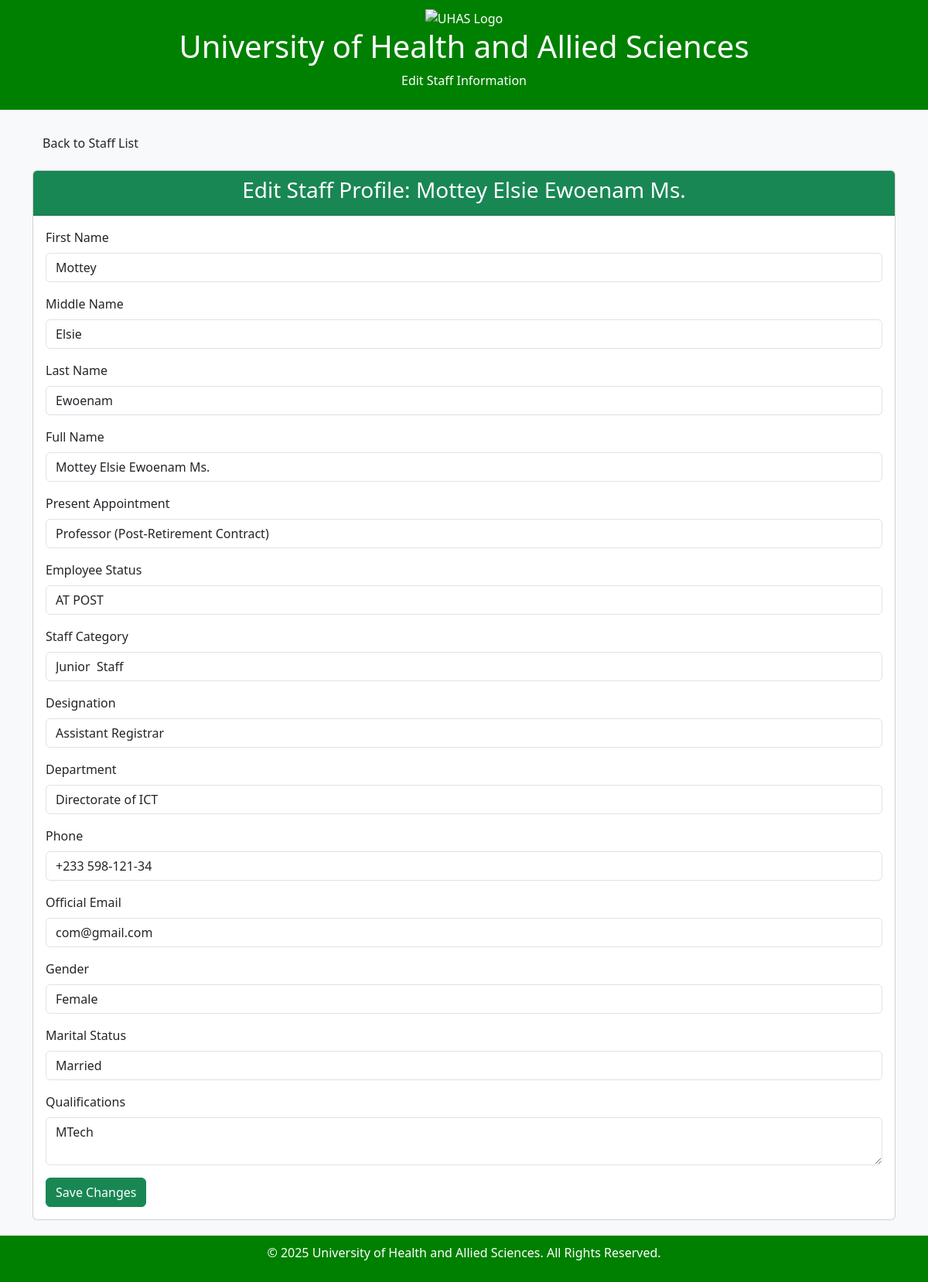
Page /update_staff_details.php?id=187 on the earlier database version.
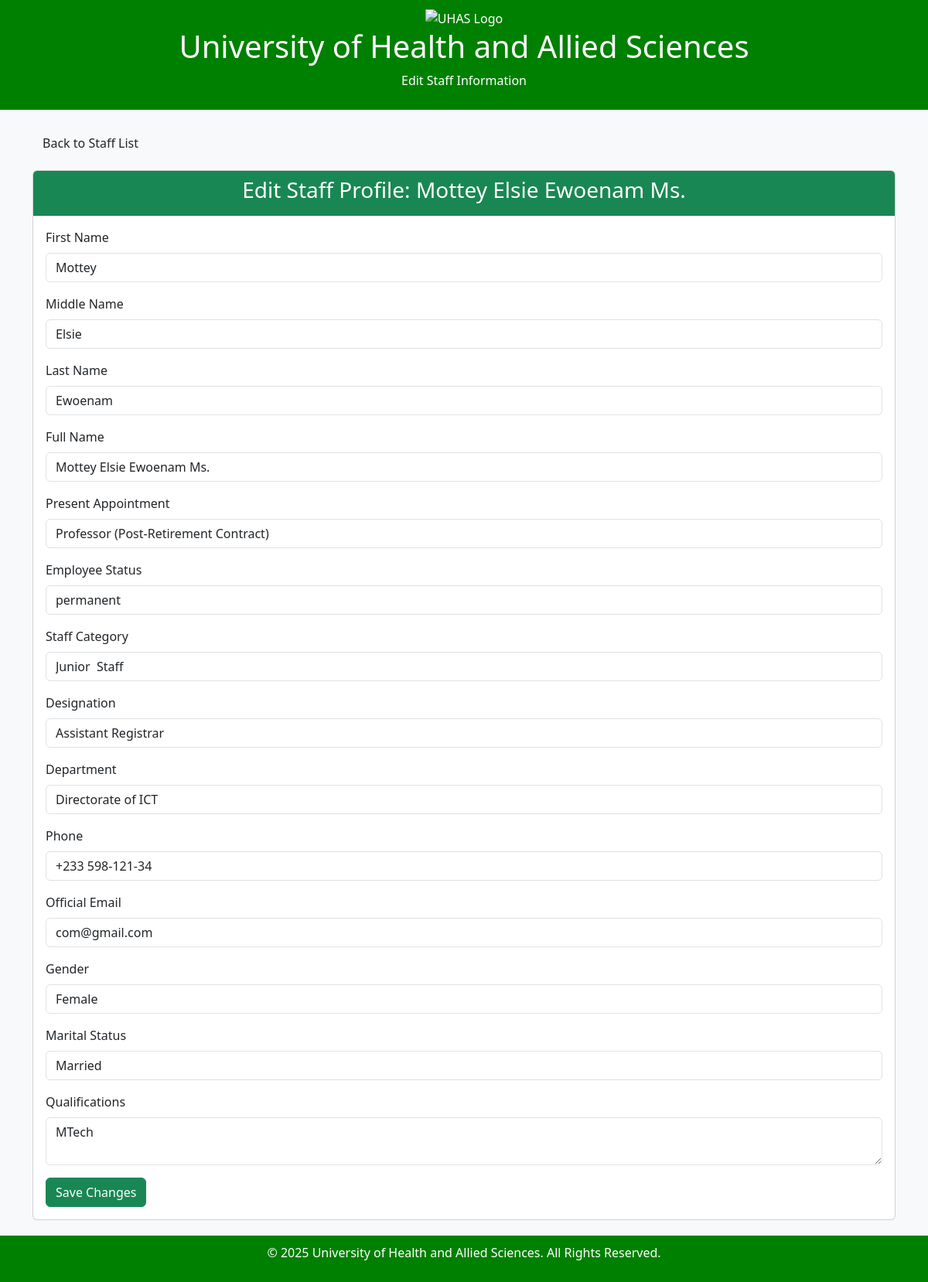
Same page on the later database version.
### tables this page shows
CREATE TABLE `staff` (
  `id` int(11) NOT NULL,
  `staff_id` varchar(11) NOT NULL,
  `controller_no` varchar(50) NOT NULL,
  `ghanacard_no` text NOT NULL,
  `duty_status` varchar(50) NOT NULL,
  `status` varchar(50) DEFAULT NULL,
  `from_date` date DEFAULT NULL,
  `to_date` date DEFAULT NULL,
  `first_name` varchar(100) DEFAULT NULL,
  `middle_name` varchar(100) DEFAULT NULL,
  `last_name` varchar(100) DEFAULT NULL,
  `title` text DEFAULT NULL,
  `full_name` varchar(255) DEFAULT NULL,
  `designation` text NOT NULL,
  `employee_status` text NOT NULL,
  `date_on_present_grade` date DEFAULT NULL,
  `present_appointment` varchar(255) DEFAULT NULL,
  `dob` date DEFAULT NULL,
  `marital_status` varchar(20) DEFAULT NULL,
  `gender` varchar(10) DEFAULT NULL,
  `hometown` varchar(100) DEFAULT NULL,
  `qualifications` text DEFAULT NULL,
  `details_of_highest_qualification` text DEFAULT NULL,
  `highest_qualification` varchar(100) DEFAULT NULL,
  `speciality` varchar(100) DEFAULT NULL,
  `first_appointment` date DEFAULT NULL,
  `date_hired` date DEFAULT NULL,
  `assumption_of_duty_date` date DEFAULT NULL,
  `other_appointment` varchar(255) DEFAULT NULL,
  `from_appointment` date DEFAULT NULL,
  `to_appointment` date DEFAULT NULL,
  `staff_category` varchar(50) DEFAULT NULL,
  `department` varchar(100) DEFAULT NULL,
  `directory` varchar(255) DEFAULT NULL,
  `gog_unit` varchar(100) DEFAULT NULL,
  `campus` varchar(100) DEFAULT NULL,
  `end_of_contract_date` date DEFAULT NULL,
  `years_with_uhas` int(11) DEFAULT NULL,
  `phone` varchar(15) DEFAULT NULL,
  `email_official` varchar(100) DEFAULT NULL,
  `email_private` varchar(100) DEFAULT NULL,
  `birthday` date DEFAULT NULL,
  `files` text DEFAULT NULL
);

### update_staff_details.php (the view, shortened to what the changed rows need)
<?php
require_once 'db.connect.php';
if (isset($_GET['id']) && is_numeric($_GET['id'])) {
    $id = $_GET['id'];
    $sql = "SELECT * FROM staff WHERE id = ?";
    $stmt = $conn->prepare($sql);
    $stmt->bind_param("i", $id);
    $stmt->execute();
    $result = $stmt->get_result();
    if ($result->num_rows == 1) {
        $staff = $result->fetch_assoc();
    } else {
        die("Staff not found.");
    }
} else {
    die("Invalid ID.");
}
?>
<!DOCTYPE html>
<html lang="en">
<head>
    <link rel="stylesheet" href="https://cdn.jsdelivr.net/npm/bootstrap@5.3.2/dist/css/bootstrap.min.css">
</head>
<body>
<header class="uhas-header">
    <h1>University of Health and Allied Sciences</h1>
</header>
<div class="container mt-4">
    <div class="card">
        <div class="card-header bg-success text-white">
            <h3 class="text-center">Edit Staff Profile: <?= htmlspecialchars($staff['full_name']) ?></h3>
        </div>
        <div class="card-body">
            <form method="POST" action="">
                <div class="mb-3">
                    <label for="first_name" class="form-label">First Name</label>
                    <input type="text" class="form-control" id="first_name" name="first_name" value="<?= htmlspecialchars($staff['first_name']) ?>" required>
                </div>
                <div class="mb-3">
                    <label for="middle_name" class="form-label">Middle Name</label>
                    <input type="text" class="form-control" id="middle_name" name="middle_name" value="<?= htmlspecialchars($staff['middle_name']) ?>">
                </div>
                <div class="mb-3">
                    <label for="last_name" class="form-label">Last Name</label>
                    <input type="text" class="form-control" id="last_name" name="last_name" value="<?= htmlspecialchars($staff['last_name']) ?>" required>
                </div>
                <div class="mb-3">
                    <label for="full_name" class="form-label">Full Name</label>
                    <input type="text" class="form-control" id="full_name" name="full_name" value="<?= htmlspecialchars($staff['full_name']) ?>" required>
                </div>
                <div class="mb-3">
                    <label for="present_appointment" class="form-label">Present Appointment</label>
                    <input type="text" class="form-control" id="present_appointment" name="present_appointment" value="<?= htmlspecialchars($staff['present_appointment']) ?>" required>
                </div>
                <div class="mb-3">
                    <label for="employee_status" class="form-label">Employee Status</label>
                    <input type="text" class="form-control" id="employee_status" name="employee_status" value="<?= htmlspecialchars($staff['employee_status']) ?>" required>
                </div>
                <div class="mb-3">
                    <label for="staff_category" class="form-label">Staff Category</label>
                    <input type="text" class="form-control" id="staff_category" name="staff_category" value="<?= htmlspecialchars($staff['staff_category']) ?>" required>
                </div>
                <div class="mb-3">
                    <label for="designation" class="form-label">Designation</label>
                    <input type="text" class="form-control" id="designation" name="designation" value="<?= htmlspecialchars($staff['designation']) ?>" required>
                </div>
                <div class="mb-3">
                    <label for="department" class="form-label">Department</label>
                    <input type="text" class="form-control" id="department" name="department" value="<?= htmlspecialchars($staff['department']) ?>" required>
                </div>
                <div class="mb-3">
                    <label for="phone" class="form-label">Phone</label>
                    <input type="text" class="form-control" id="phone" name="phone" value="<?= htmlspecialchars($staff['phone']) ?>">
                </div>
                <div class="mb-3">
                    <label for="email_official" class="form-label">Official Email</label>
                    <input type="email" class="form-control" id="email_official" name="email_official" value="<?= htmlspecialchars($staff['email_official']) ?>">
                </div>
                <div class="mb-3">
                    <label for="gender" class="form-label">Gender</label>
                    <select class="form-control" id="gender" name="gender" required>
                        <option value="Female" <?= $staff['gender'] == 'Female' ? 'selected' : '' ?>>Female</option>
                    </select>
                </div>
                <div class="mb-3">
                    <label for="marital_status" class="form-label">Marital Status</label>
                    <input type="text" class="form-control" id="marital_status" name="marital_status" value="<?= htmlspecialchars($staff['marital_status']) ?>">
                </div>
                <div class="mb-3">
                    <label for="qualifications" class="form-label">Qualifications</label>
                    <textarea class="form-control" id="qualifications" name="qualifications"><?= htmlspecialchars($staff['qualifications']) ?></textarea>
                </div>
            </form>
        </div>
    </div>
</div>
</body>
</html>

Differences in the rows shown:
changed staff "Mottey Elsie Ewoenam Ms.": employee_status "AT POST" → "permanent"
